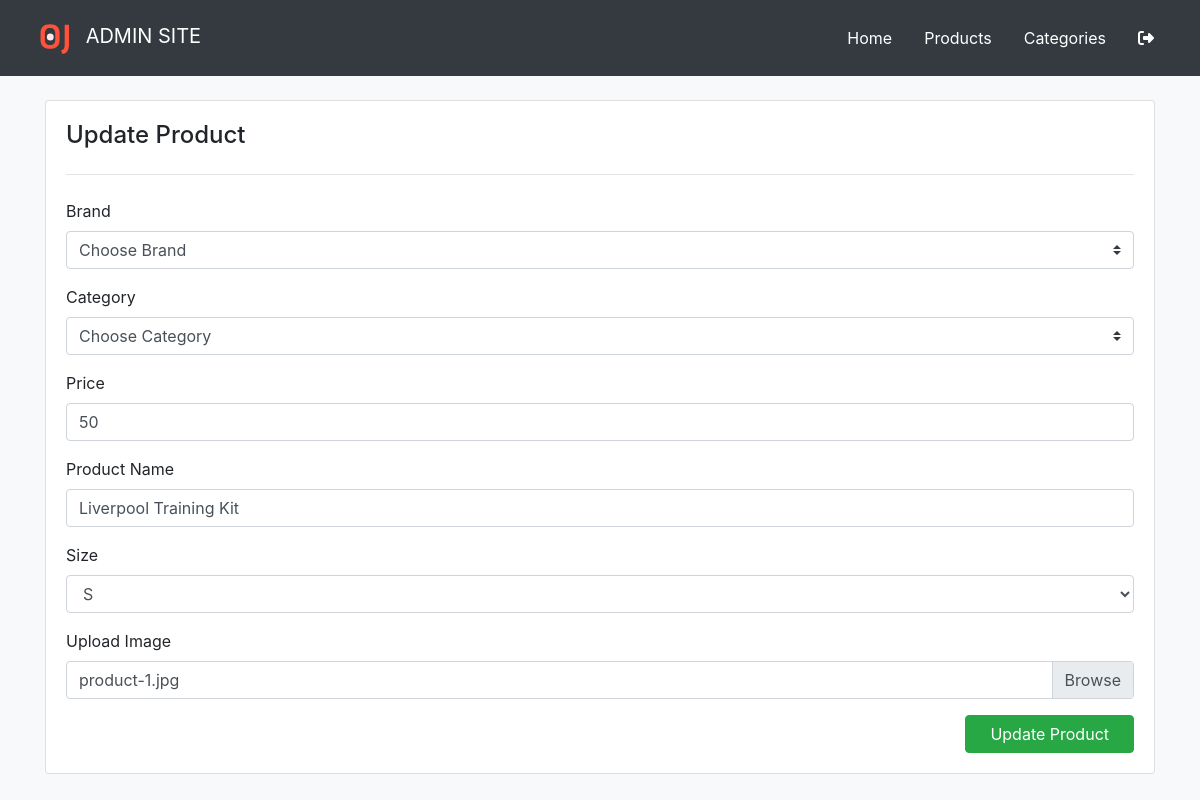
The app's page /admin/product-update.php?updateId=1001 with its own data.
### tables this page shows
CREATE TABLE `jersey` (
  `jersey_id` int NOT NULL,
  `brand_id` int NOT NULL,
  `category_id` int NOT NULL,
  `jersey_price` int DEFAULT NULL,
  `jersey_name` varchar(255) DEFAULT NULL,
  `jersey_size` varchar(100) DEFAULT NULL,
  `jersey_image` varchar(255) DEFAULT NULL,
  `created_at` timestamp NULL DEFAULT NULL,
  `updated_at` timestamp NULL DEFAULT NULL
);

### admin/product-update.php (the view, shortened to what this page needs)
<?php
include('connection.php');
if(isset ($_GET["updateId"])) {
?>
<!DOCTYPE html>
<html lang="en">
<head>
  <?php include('layouts/header.php') ?>
</head>
<body class="bg-light">
  <?php include('layouts/navbar.php'); ?>
  <div class="container">
    <div class="card">
        <div class="card-body">
          <h4 class="card-title">Update Product</h4>
          <hr class="my-4">
          <form method="POST" action="product-update.php?updateId=<?php echo $_GET["updateId"]; ?>">
          <?php
            $sql=mysqli_query($conn, "select * from jersey where jersey_id='".$_GET["updateId"]."'");
            while($data=mysqli_fetch_array($sql, MYSQLI_BOTH))
            {
          ?>
          <div class="form-group">
          <label for="Brand">Brand</label>
            <select class="custom-select" name="brand">
                <?php $sql = mysqli_query($conn, "select * from brand");?>
                <option selected="selected">Choose Brand</option>
            </select>
          </div>
          <div class="form-group">
          <label for="Category">Category</label>
            <select class="custom-select" name="category">
            <option selected="selected">Choose Category</option>
              <?php $sql = mysqli_query($conn, "select * from category");?>
            </select>
          </div>
          <div class="form-group">
            <label for="Price">Price</label>
            <input type="number" class="form-control" min="1.0" id="jersey_price" name="price" placeholder="00.00" value="<?php echo $data['jersey_price']; ?>">
          </div>
          <div class="form-group">
            <label for="fullname" class="form-label">Product Name</label>
            <input type="text" class="form-control" id="fullname" name="productname" value="<?php echo $data['jersey_name']; ?>">
          </div>
          <div class="form-group">
          <label for="Size">Size</label>
            <select class="form-control" id="ProductSize" name="productsize">
              <option selected="<?php echo $data['jersey_size']; ?>"><?php echo $data['jersey_size']; ?></option>
            </select>
          </div>
          <label for="Image">Upload Image</label>
          <div class="input-group">
            <div class="custom-file">
              <label class="custom-file-label" for="ProductImage"><?php echo $data['jersey_image']; ?></label>
            </div>
          </div>
          <?php
            }?>
          <div class="float-right mt-3">
            <button type="submit" name="submit" class="btn btn-success px-4">
              Update Product
            </button>
          </div>
        </form>
      </div>
    </div>
  </div>
</body>
</html>
<?php
} ?>

### admin/product-update.php (style rules this page uses)
input[type=number] { -moz-appearance: textfield; }

### records on screen
jersey: price "50", productname "Liverpool Training Kit", productsize "S", jersey_image "product-1.jpg"
